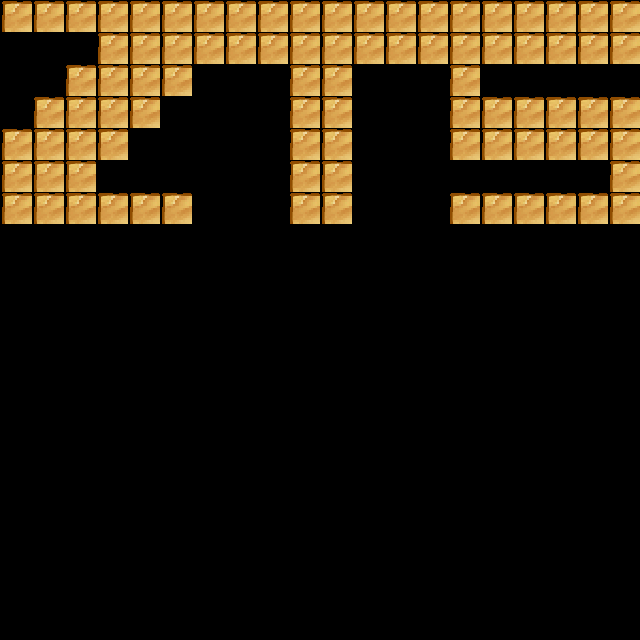

This game map was drawn from its Tiled (.tmx) file and the tilesets committed beside it. A one-line description and the trimmed map source follow:
An orthogonal 20x20 tile map with 32x32 px tiles, 1 tile layer (normalBlock).

<map version="1.5" tiledversion="1.6.0" orientation="orthogonal" renderorder="right-down" width="20" height="20" tilewidth="32" tileheight="32" infinite="0" nextlayerid="2" nextobjectid="1">
 <tileset firstgid="1" source="normal_block.tsx" />
 <layer id="1" name="normalBlock" width="20" height="20">
  <data>[400 cells, 88 non-empty, 1 distinct tile ids]</data>
 </layer>
</map>